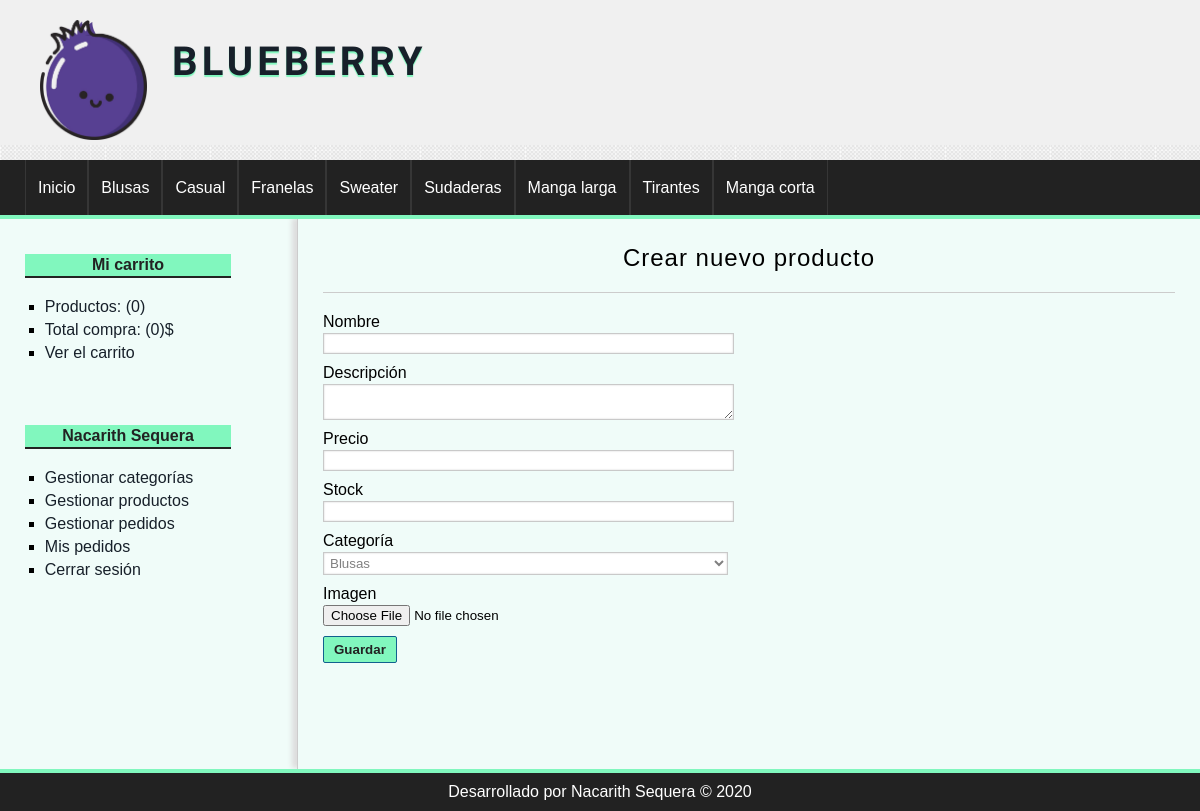
Page /producto/crear (signed in) on the committed database.
### tables this page shows
CREATE TABLE IF NOT EXISTS `categorias` (
  `id` int(255) NOT NULL AUTO_INCREMENT,
  `nombre` varchar(100) NOT NULL,
  PRIMARY KEY (`id`)
);

### config/db.php (called while the page is built)
<?php
class Database
{
	static function connect()
	{
		$db = new mysqli('localhost', 'root', '', 'tienda');
		$db->query("SET NAMES 'utf8'");
		return $db;
	}
}
 ?>

### helpers/utils.php (called while the page is built, shortened)
<?php
class Utils{
	public static function showCategorias(){
		require_once 'models/categoria.php';
		$categoria = new Categoria();
		$categorias = $categoria->getAll();
		return $categorias;
	}
}

### models/categoria.php (called while the page is built, shortened)
<?php
class Categoria{
	private $db;
	public function __construct() {
		$this->db = Database::connect();
	}
	public function getAll(){
		$categorias = $this->db->query("SELECT * FROM categorias ORDER BY id DESC;");
		return $categorias;
	}
}

### controllers/ProductoController.php (called while the page is built, shortened)
<?php
class productoController{
	public function crear(){
		require_once 'views/producto/crear.php';
	}
}

### views/producto/crear.php (the view, shortened to what this page needs)
<?php if (isset($edit) && isset($pro) && is_object($pro)): ?>
	<h1>Editar producto: <?=$pro->nombre?></h1>
<?php $url_action = base_url."producto/save&id= ".$pro->id; ?>
<?php else: ?>
<h1>Crear nuevo producto</h1>
<?php $url_action = base_url."producto/save"; ?>
<?php endif;?>
<div class="form_container">
<form action="<?=$url_action?>" method="POST" enctype="multipart/form-data">
	<label for="nombre">Nombre </label>
	<input type="text" name="nombre" value="<?=isset($pro) && is_object($pro) ? $pro->nombre : ''; ?>">
	<label for="descripcion">Descripción </label>
	<textarea name="descripcion"><?=isset($pro) && is_object($pro) ? $pro->descripcion : ''; ?> </textarea>
	<label for="precio">Precio </label>
	<input type="text" name="precio" value="<?=isset($pro) && is_object($pro) ? $pro->precio : ''; ?>">
	<label for="stock">Stock</label>
	<input type="number" name="stock" value="<?=isset($pro) && is_object($pro) ? $pro->stock : ''; ?>">
	<label for="categoria">Categoría</label>
	<?php $categorias = Utils::showCategorias(); ?>
	<select name="categoria" >
	  <?php while($cat = $categorias->fetch_object()): ?>
	  <option value="<?=$cat->id?>" <?=isset($pro) && is_object($pro) && $cat->id == $pro->categoria_id ? 'selected' : ''; ?>>
	  	<?=$cat->nombre?>
	  </option>
      <?php endwhile; ?>
	</select>
	<label for="imagen">Imagen</label>
	<input type="file" name="imagen" >
	<input type="submit" value="Guardar">
</form>
</div>

### views/layout/header.php (shortened to what this page needs)
<!DOCTYPE html>
<html lang="es">
<head>
	<link rel="stylesheet" href="<?=base_url?>assets/css/styles.css">
</head>
<body>
	<header id="header">
		<div id="logo">
			<img src="<?=base_url?>assets/img/blueb.png" alt="Logo Blueberry" />
			<a href="index.php" class="mora">
				Blueberry
			</a>
		</div>
	</header>
	<?php $categorias = Utils::showCategorias();?>
	<nav id="menu">
		<ul>
			<li><a href="<?=base_url?>">Inicio</a></li>
			<?php while($cat = $categorias->fetch_object()): ?>
			<li><a href="<?=base_url?>categoria/ver&id=<?=$cat->id?>"><?=$cat->nombre?></a></li>
		    <?php endwhile; ?>
		</ul>
	</nav>
    <div id="content">

### assets/css/styles.css (style rules this page uses)
* { padding: 0px; margin: 0px; font-family: sans-serif, Helvetica, Arial; }
body { background: url(../img/bg.png); }
a { color: #17202A; text-decoration: none; }
#header { height: 145px; background: #F0F0F0; }
#logo { padding: 20px; margin-left: 20px; float:left; }
#logo img { float:left; height: 120px; }
#logo a { float:left; font-size: 40px; letter-spacing: 4px; text-transform: uppercase; color: #17202A; font-weight: bold; text-decoration: none; margin-top: 18px; margin-left: 25px; text-shadow: 0px 2px 1px #81F7BE; transition: all 300ms; font-family: 'Piedra', cursive; }
#menu { clear:both; background: #222; color: white; height: 55px; border-bottom: 4px solid #81F7BE; }
#menu ul { list-style: none; text-decoration: none; margin: 0px auto; margin-left: 25px; }
#menu ul li { line-height: 55px; float:left; border-right: 1px solid #363636; text-decoration: none; }
#menu a { display: block; color: white; text-decoration: none; padding-left: 12px; padding-right: 12px; transition: all 300ms; }
#menu a:first-child { border-left: 1px solid #363636; }
#content { margin: 0px auto; overflow: hidden; background: #F0FCF9; }
.form_container { width: 50%; }
label, input[type="text"], input[type="password"], input[type="email"], input[type="number"], select, textarea { display:block; width: 95%; margin-top: 2px; margin-bottom: 2px; }
input[type="text"], input[type="password"], input[type="email"], input[type="number"], select, textarea { border: 1px solid #C9C9C9; box-shadow: 0px 0px 2px #ccc inset; background: white; padding: 2px; color: gray; transition: all 300ms; }
input[type="button"], input[type="submit"], button, .button { display: block; border-radius: 2px; width: auto; padding: 5px; padding-left: 10px; padding-right: 10px; color: #222; background: #81F7BE; font-weight: bold; border: 1px solid #11608E; cursor:pointer; }
label, input[type="button"], input[type="submit"], button { display:block; margin-top: 10px; }
#central h1 { font-size: 24px; font-weight: normal; letter-spacing: 1px; text-align: center; border-bottom: 1px solid #ccc; margin-bottom: 20px; padding: 20px; padding-top: 0px; }

### rows in the picture
categorias: nombre "Blusas"
categorias: nombre "Casual"
categorias: nombre "Franelas"
categorias: nombre "Sweater"
categorias: nombre "Sudaderas"
categorias: nombre "Manga larga"
categorias: nombre "Tirantes"
categorias: nombre "Manga corta"

### other values in the picture
$stats['count'] "0"
$stats['total'] "0"
$_SESSION['identity']->nombre "Nacarith"
$_SESSION['identity']->apellidos "Sequera"
form field categoria "Blusas"
